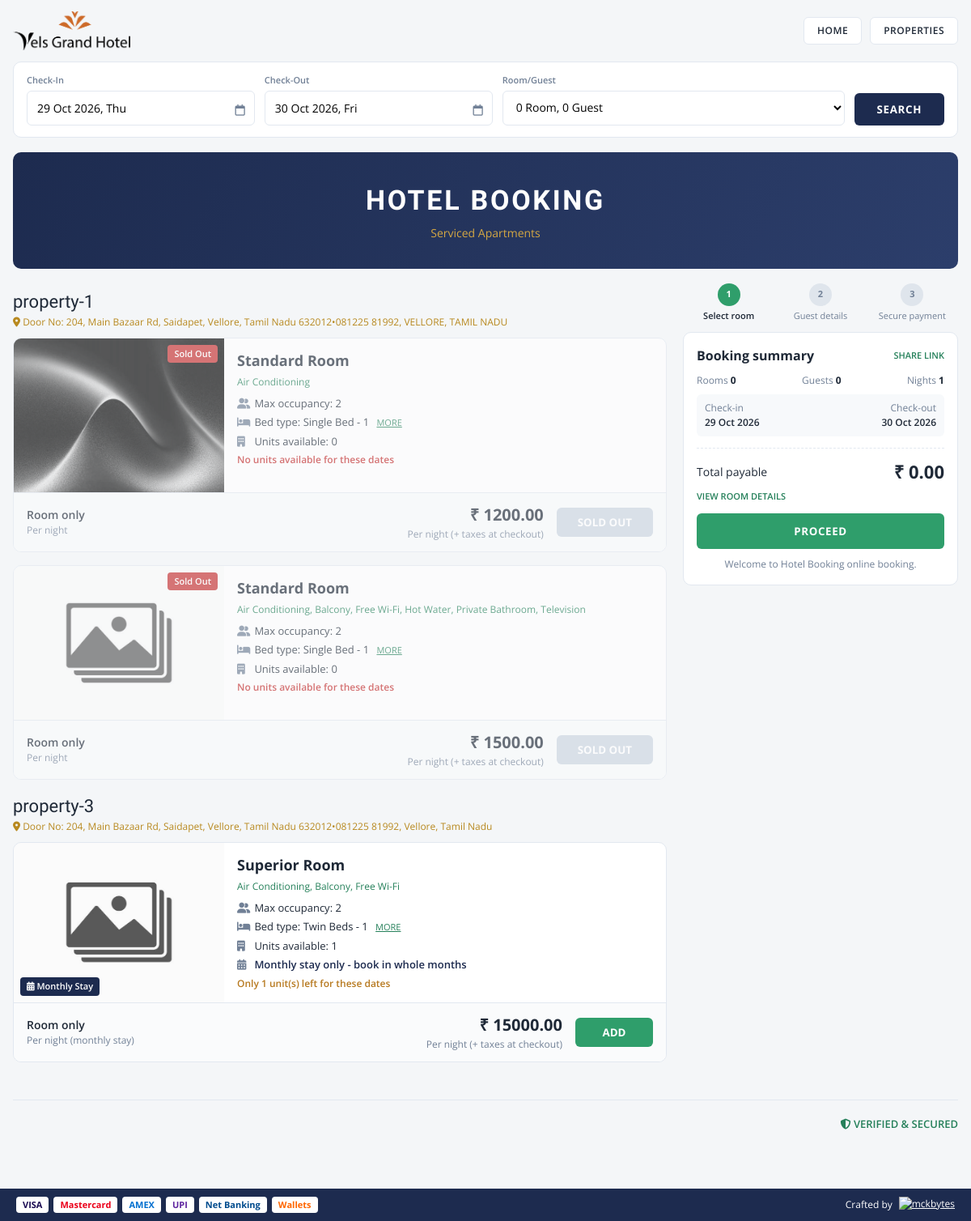
/book/, run on the app's committed database.
### properties/models.py (models this page shows, shortened)
class Property(TimeStampedModel):
    name = models.CharField(max_length=200)
    slug = models.SlugField(max_length=220, unique=True)
    description = models.TextField(blank=True)
    address_line = models.CharField(max_length=255)
    city = models.CharField(max_length=100, db_index=True)
    state = models.CharField(max_length=100)
    country = models.CharField(max_length=100, default="India")
    phone = models.CharField(max_length=20)
    email = models.EmailField()
    timezone = models.CharField(max_length=64, default="Asia/Kolkata", validators=[validate_timezone])
    check_in_time = models.TimeField(default="14:00")
    check_out_time = models.TimeField(default="11:00")
    free_cancellation_hours = models.PositiveIntegerField(default=24)
    tax_percent = models.DecimalField(
        max_digits=5, decimal_places=2, default=0,
        validators=[MinValueValidator(0), MaxValueValidator(100)],
    )
    amenities = models.ManyToManyField(Amenity, blank=True, related_name="properties")
    is_active = models.BooleanField(default=True, db_index=True)
    class Meta:
        verbose_name_plural = "properties"
        ordering = ["name"]
        constraints = [
            models.CheckConstraint(
                condition=Q(tax_percent__gte=0) & Q(tax_percent__lte=100),
                name="property_tax_percent_0_100",
            ),
        ]

class Amenity(TimeStampedModel):
    class Scope(models.TextChoices):
        PROPERTY = "PROPERTY", "Property"
        ROOM = "ROOM", "Room"
        BOTH = "BOTH", "Property and room"
    name = models.CharField(max_length=100, unique=True)
    scope = models.CharField(max_length=10, choices=Scope.choices, default=Scope.BOTH)
    icon = models.CharField(max_length=50, blank=True, help_text="CSS icon class, optional")
    is_active = models.BooleanField(default=True)
    class Meta:
        verbose_name_plural = "amenities"
        ordering = ["name"]

### rooms/models.py (models this page shows, shortened)
class RoomType(TimeStampedModel):
    name = models.CharField(max_length=100, unique=True)  # Deluxe, Suite, Standard...
    description = models.TextField(blank=True)
    class Meta:
        ordering = ["name"]

class BedType(TimeStampedModel):
    name = models.CharField(max_length=50, unique=True)  # Single, Double, Queen, King, Twin
    class Meta:
        ordering = ["name"]

class Room(TimeStampedModel):
    class OperationalStatus(models.TextChoices):
        ACTIVE = "ACTIVE", "Active"
        OUT_OF_SERVICE = "OUT_OF_SERVICE", "Out of service"  # long-term; short blocks use RoomBlock
    class HousekeepingStatus(models.TextChoices):
        CLEAN = "CLEAN", "Clean"
        DIRTY = "DIRTY", "Dirty"
        INSPECTING = "INSPECTING", "Inspecting"
    class SizeUnit(models.TextChoices):
        SQFT = "SQFT", "sq ft"
        SQM = "SQM", "sq m"
    property = models.ForeignKey(Property, on_delete=models.PROTECT, related_name="rooms")
    room_type = models.ForeignKey(RoomType, on_delete=models.PROTECT, related_name="rooms")
    number = models.CharField(max_length=20)
    floor = models.SmallIntegerField(null=True, blank=True)
    description = models.TextField(blank=True)
    max_guests = models.PositiveSmallIntegerField(default=2)
    base_occupancy = models.PositiveSmallIntegerField(default=2)
    bed_count = models.PositiveSmallIntegerField(default=1)
    bed_type = models.ForeignKey(BedType, on_delete=models.PROTECT, related_name="rooms")
    size = models.DecimalField(max_digits=7, decimal_places=2, null=True, blank=True)
    size_unit = models.CharField(max_length=4, choices=SizeUnit.choices, default=SizeUnit.SQFT)
    price_per_night = models.DecimalField(max_digits=10, decimal_places=2, validators=[MinValueValidator(0)])
    extra_guest_charge = models.DecimalField(
        max_digits=10, decimal_places=2, default=0, validators=[MinValueValidator(0)]
    )
    monthly_only = models.BooleanField(default=False, help_text="Bookable in whole months only")
    amenities = models.ManyToManyField(Amenity, blank=True, related_name="rooms")
    operational_status = models.CharField(
        max_length=20, choices=OperationalStatus.choices, default=OperationalStatus.ACTIVE, db_index=True
    )
    housekeeping_status = models.CharField(
        max_length=20, choices=HousekeepingStatus.choices, default=HousekeepingStatus.CLEAN
    )
    class Meta:
        ordering = ["property", "number"]
        constraints = [
            models.UniqueConstraint(fields=["property", "number"], name="uniq_room_number_per_property"),
            models.CheckConstraint(condition=Q(price_per_night__gte=0), name="room_price_non_negative"),
            models.CheckConstraint(condition=Q(extra_guest_charge__gte=0), name="room_extra_charge_non_negative"),
            models.CheckConstraint(condition=Q(max_guests__gte=1), name="room_max_guests_min_1"),
            models.CheckConstraint(condition=Q(base_occupancy__gte=1), name="room_base_occupancy_min_1"),
            models.CheckConstraint(
                condition=Q(base_occupancy__lte=F("max_guests")), name="room_base_occupancy_lte_max"
            ),
        ]
        indexes = [models.Index(fields=["property", "operational_status"])]

### bookings/views.py (the view)
# urls.py: path("", views.EngineView.as_view(), name="booking_engine"),
class EngineView(View):
    template_name = "bookings/engine.html"
    def get(self, request):
        today = timezone.localdate()
        form = SearchForm(request.GET or None)
        errors = []
        if request.GET and form.is_valid():
            check_in, check_out = form.cleaned_data["check_in"], form.cleaned_data["check_out"]
            slug = form.cleaned_data.get("property") or None
        else:
            if request.GET:
                errors = [e for errs in form.errors.values() for e in errs]
            check_in, check_out, slug = today, today + timedelta(days=1), None
        groups = availability_groups(check_in, check_out, slug)
        return render(request, self.template_name, {
            "groups": groups, "room_data": build_room_data(groups),
            "check_in": check_in, "check_out": check_out, "today": today,
            "site_name": settings.SITE_NAME, "form_errors": errors,
            "otp_enabled": settings.BOOKING_REQUIRE_EMAIL_VERIFICATION,
            "site": settings.SITE_CONTACT,
        })

### templates/bookings/engine.html (shortened to what this page needs)
{% load static %}
<!DOCTYPE html>
<html lang="en">
<head>
<link rel="stylesheet" href="https://cdnjs.cloudflare.com/ajax/libs/font-awesome/6.4.0/css/all.min.css">
</head>
<body>
<div class="container">
    <header>
        <div class="brand-logo">
            <a href="{% url 'home' %}"><img src="{% static 'img/logo.webp' %}" alt="{{ site_name }}" class="logo-img"></a>
        </div>
        <div class="header-nav">
            <a href="{% url 'home' %}" class="btn-cancel">HOME</a>
            <a href="{% url 'property_list' %}" class="btn-cancel">PROPERTIES</a>
        </div>
    </header>
    <div class="search-bar">
        <div class="search-group" id="checkin-group">
            <label>Check-In</label>
            <input type="text" id="checkin-input" value="{{ check_in|date:'d M Y, D' }}" data-date="{{ check_in|date:'Y-m-d' }}" readonly>
        </div>
        <div class="search-group" id="checkout-group">
            <label>Check-Out</label>
            <input type="text" id="checkout-input" value="{{ check_out|date:'d M Y, D' }}" data-date="{{ check_out|date:'Y-m-d' }}" readonly>
        </div>
        <div class="search-group" style="flex:1.5;">
            <label>Room/Guest</label>
            <select id="room-guest-select"><option value="">0 Room, 0 Guest</option></select>
        </div>
        <button class="btn-search" id="btn-search" type="button">SEARCH</button>
    </div>
    <div class="banner">
        <h1>{{ site_name|upper }}</h1>
        <div class="subtitle">Serviced Apartments</div>
    </div>
    <div class="main-content">
        <div class="left-column" id="center-content">
            <div id="room-selection-view">
                {% for group in groups %}
                <div class="section-header">
                    {{ group.property.name }}
                    <span style="font-size:12px;font-weight:400;display:block;color:#b8891f;">
                        <i class="fas fa-map-marker-alt"></i>
                        {{ group.property.address_line }}, {{ group.property.city }}, {{ group.property.state }}
                    </span>
                </div>
                {% for item in group.items %}
                <div class="room-card{% if item.available_count < 1 %} sold-out{% endif %}"
                     data-key="{{ item.key }}"
                     data-title="{{ item.room_type }}"
                     data-monthly="{{ item.monthly_only|yesno:'1,0' }}"
                     data-max="{{ item.max_guests }}">
                    <div class="room-details">
                        <div class="room-img-container">
                            <span class="sold-out-tag">Sold Out</span>
                            {% if item.monthly_only %}<span class="monthly-tag"><i class="fas fa-calendar-alt"></i> Monthly Stay</span>{% endif %}
                            {% if item.cover_url %}
                            <img src="{{ item.cover_url }}" alt="{{ item.room_type }}">
                            {% else %}
                            <div class="no-image-placeholder"><i class="fas fa-image"></i><div>No image</div></div>
                            {% endif %}
                        </div>
                        <div class="room-info">
                            <div class="room-title">{{ item.room_type }}</div>
                            <a href="#" class="room-amenities-link" data-open-tab="amenities">{{ item.amenity_names|join:", "|default:"Amenities" }}</a>
                            <div class="room-specs">
                                <div><i class="fa-solid fa-user-group"></i> <span>Max occupancy: {{ item.max_guests }}</span></div>
                                <div><i class="fa-solid fa-bed"></i> <span>Bed type: {{ item.bed_type }} - {{ item.bed_count }}</span> <a href="#" class="more-link" data-open-tab="bedtypes">MORE</a></div>
                                <div><i class="fa-solid fa-building"></i> <span data-units>Units available: {{ item.available_count }}</span></div>
                                {% if item.monthly_only %}
                                <div class="monthly-note"><i class="fa-solid fa-calendar-days"></i> <span>Monthly stay only - book in whole months</span></div>
                                {% endif %}
                                <div class="availability-note{% if item.available_count == 0 %} none{% elif item.available_count <= 2 %} low{% endif %}" data-avail-note>{% if item.available_count == 0 %}No units available for these dates{% elif item.available_count <= 2 %}Only {{ item.available_count }} unit(s) left for these dates{% endif %}</div>
                            </div>
                        </div>
                    </div>
                    <div class="room-action-bar">
                        <div class="price-info">
                            <div class="room-type">Room only</div>
                            <div class="occupancy">Per night{% if item.monthly_only %} (monthly stay){% endif %}</div>
                        </div>
                        <div class="price-tag">
                            <div class="amount">₹ {{ item.price|floatformat:2 }}</div>
                            <div class="tax-info">Per night (+ taxes at checkout)</div>
                        </div>
                        <button type="button" class="btn-toggle-room" {% if item.available_count < 1 %}disabled{% endif %}>{% if item.available_count < 1 %}SOLD OUT{% else %}ADD{% endif %}</button>
                    </div>
                </div>
                {% endfor %}
                {% empty %}
                <div class="form-card"><p style="color:#718096;">No rooms are listed for these dates.</p></div>
                {% endfor %}
            </div>
        </div>
        <div class="right-column">
            <div class="steps-container">
                <div class="step active" id="step-1"><div class="step-number">1</div><span>Select room</span></div>
                <div class="step" id="step-2"><div class="step-number">2</div><span>Guest details</span></div>
                <div class="step" id="step-3"><div class="step-number">3</div><span>Secure payment</span></div>
            </div>
            <div class="summary-panel">
                <div class="summary-header">
                    <span class="summary-title">Booking summary</span>
                    <a href="#" class="share-link" id="share-link">SHARE LINK</a>
                </div>
                <div class="summary-details">
                    <div class="summary-row">
                        <span>Rooms <strong id="summary-rooms">0</strong></span>
                        <span>Guests <strong id="summary-guests">0</strong></span>
                        <span>Nights <strong id="summary-nights">1</strong></span>
                    </div>
                    <div class="date-row">
                        <div class="date-box"><label>Check-in</label><span id="summary-checkin">{{ check_in|date:'jS M Y' }}</span></div>
                        <div class="date-box" style="text-align:right;"><label>Check-out</label><span id="summary-checkout">{{ check_out|date:'jS M Y' }}</span></div>
                    </div>
                </div>
                <div class="total-payable">
                    <label>Total payable</label>
                    <span class="amount" id="summary-total">₹ 0.00</span>
                </div>
                <a href="#" class="view-details" id="view-details">VIEW ROOM DETAILS</a>
                <button class="btn-action-submit" id="btn-main-action" type="button">PROCEED</button>
                <div class="booking-note">Welcome to {{ site_name }} online booking.</div>
            </div>
        </div>
    </div>
    <footer>
        <div class="footer-info">
            <div class="badges"><div class="badge-verified"><i class="fa-solid fa-shield-halved"></i> VERIFIED &amp; SECURED</div></div>
        </div>
    </footer>
    <div class="payment-bar">
        <div class="payment-icons">
            <span class="payment-card" style="color:#1a0b52;">VISA</span>
            <span class="payment-card" style="color:#eb001b;">Mastercard</span>
            <span class="payment-card" style="color:#006fcf;">AMEX</span>
            <span class="payment-card" style="color:#5f259f;">UPI</span>
            <span class="payment-card" style="color:#004b8d;">Net Banking</span>
            <span class="payment-card" style="color:#ff6600;">Wallets</span>
        </div>
        <div class="powered-by">
            Crafted by
            <a href="https://mckbytes.com" class="mck-link"><img src="https://mckbytes.com/static/img/LOGO/logo.png" alt="mckbytes" class="mck-logo"></a>
        </div>
    </div>
</div>
</body>
</html>

### data on the page
Property: property.name "property-1", property.address_line "Door No: 204, Main Bazaar Rd, Saidapet, Vellore, Tamil Nadu 632012•081225 81992", property.city "VELLORE", property.state "TAMIL NADU", amenity_names "Air Conditioning, Balcony, Free Wi-Fi, Hot Water, Private Bathroom, Television", max_guests "2", bed_count "1", available_count "0"
Amenity: shows a picture, room_type "Standard Room", amenity_names "Air Conditioning", max_guests "2", bed_type "Single Bed", bed_count "1", available_count "0", shows "No units available for these dates", price "1200.00", shows "SOLD OUT"
RoomType: room_type "Standard Room"
BedType: bed_type "Single Bed"
Room: price "1500.00"
Property: property.name "property-3", property.address_line "Door No: 204, Main Bazaar Rd, Saidapet, Vellore, Tamil Nadu 632012•081225 81992", property.city "Vellore", property.state "Tamil Nadu", amenity_names "Air Conditioning, Balcony, Free Wi-Fi", max_guests "2", bed_count "1", available_count "1", available_count "1"
RoomType: room_type "Superior Room"
BedType: bed_type "Twin Beds"
Room: price "15000.00"

### other printed values
{{ site_name|upper }} "HOTEL BOOKING"
{{ site_name }} "Hotel Booking"
